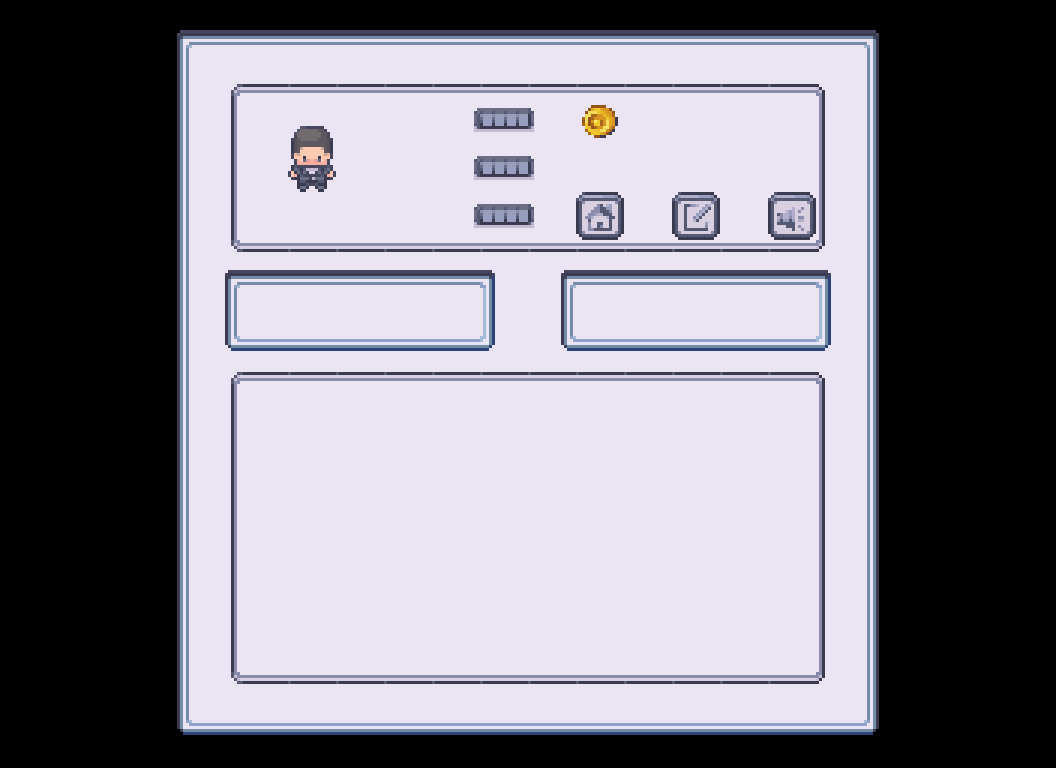

This game map was drawn from its Tiled (.tmx) file and the tilesets committed beside it. A one-line description and the full map source follow:
An orthogonal 22x16 tile map with 48x48 px tiles, 6 tile layers (Base, Bag-base, Stats-base, Choise_2, ...), 2 tilesets.

<map version="1.10" tiledversion="1.11.2" orientation="orthogonal" renderorder="right-down" width="22" height="16" tilewidth="48" tileheight="48" infinite="0" nextlayerid="11" nextobjectid="1">
 <tileset firstgid="1" source="tuile/ui2.tsx" />
 <tileset firstgid="1667" source="tuile/personnage.tsx" />
 <layer id="1" name="Base" width="22" height="16" locked="1">
  <data encoding="csv">
0,0,0,99,100,100,100,100,100,100,100,100,100,100,100,100,100,100,2147483747,0,0,0,
0,0,0,148,54,54,54,54,54,54,54,54,54,54,54,54,54,54,2147483796,0,0,0,
0,0,0,148,54,54,54,54,54,54,54,54,54,54,54,54,54,54,2147483796,0,0,0,
0,0,0,148,54,54,54,54,54,54,54,54,54,54,54,54,54,54,2147483796,0,0,0,
0,0,0,148,54,54,54,54,54,54,54,54,54,54,54,54,54,54,2147483796,0,0,0,
0,0,0,148,54,54,54,54,54,54,54,54,54,54,54,54,54,54,2147483796,0,0,0,
0,0,0,148,54,54,54,54,54,54,54,54,54,54,54,54,54,54,2147483796,0,0,0,
0,0,0,148,54,54,54,54,54,54,54,54,54,54,54,54,54,54,2147483796,0,0,0,
0,0,0,148,54,54,54,54,54,54,54,54,54,54,54,54,54,54,2147483796,0,0,0,
0,0,0,148,54,54,54,54,54,54,54,54,54,54,54,54,54,54,2147483796,0,0,0,
0,0,0,148,54,54,54,54,54,54,54,54,54,54,54,54,54,54,2147483796,0,0,0,
0,0,0,148,54,54,54,54,54,54,54,54,54,54,54,54,54,54,2147483796,0,0,0,
0,0,0,148,54,54,54,54,54,54,54,54,54,54,54,54,54,54,2147483796,0,0,0,
0,0,0,148,54,54,54,54,54,54,54,54,54,54,54,54,54,54,2147483796,0,0,0,
0,0,0,148,54,54,54,54,54,54,54,54,54,54,54,54,54,54,2147483796,0,0,0,
0,0,0,197,198,198,198,198,198,198,198,198,198,198,198,198,198,198,2147483845,0,0,0
</data>
 </layer>
 <layer id="5" name="Bag-base" width="22" height="16">
  <data encoding="csv">
0,0,0,0,0,0,0,0,0,0,0,0,0,0,0,0,0,0,0,0,0,0,
0,0,0,0,0,0,0,0,0,0,0,0,0,0,0,0,0,0,0,0,0,0,
0,0,0,0,0,0,0,0,0,0,0,0,0,0,0,0,0,0,0,0,0,0,
0,0,0,0,0,0,0,0,0,0,0,0,0,0,0,0,0,0,0,0,0,0,
0,0,0,0,0,0,0,0,0,0,0,0,0,0,0,0,0,0,0,0,0,0,
0,0,0,0,0,0,0,0,0,0,0,0,0,0,0,0,0,0,0,0,0,0,
0,0,0,0,0,0,0,0,0,0,0,0,0,0,0,0,0,0,0,0,0,0,
0,0,0,0,834,835,835,835,835,835,835,835,835,835,835,835,835,836,0,0,0,0,
0,0,0,0,883,884,884,884,884,884,884,884,884,884,884,884,884,885,0,0,0,0,
0,0,0,0,883,884,884,0,884,884,884,884,884,884,884,884,884,885,0,0,0,0,
0,0,0,0,883,884,884,884,884,884,884,884,884,884,884,884,884,885,0,0,0,0,
0,0,0,0,883,884,884,884,884,884,884,884,884,884,884,884,884,885,0,0,0,0,
0,0,0,0,883,884,884,884,884,884,884,884,884,884,884,884,884,885,0,0,0,0,
0,0,0,0,883,884,884,884,884,884,884,884,884,884,884,884,884,885,0,0,0,0,
0,0,0,0,932,933,933,933,933,933,933,933,933,933,933,933,933,934,0,0,0,0,
0,0,0,0,0,0,0,0,0,0,0,0,0,0,0,0,0,0,0,0,0,0
</data>
 </layer>
 <layer id="7" name="Stats-base" width="22" height="16">
  <data encoding="csv">
0,0,0,0,0,0,0,0,0,0,0,0,0,0,0,0,0,0,0,0,0,0,
0,0,0,0,0,0,0,0,0,0,0,0,0,0,0,0,0,0,0,0,0,0,
0,0,0,0,0,0,0,0,0,0,0,0,0,0,0,0,0,0,0,0,0,0,
0,0,0,0,0,0,0,0,0,0,0,0,0,0,0,0,0,0,0,0,0,0,
0,0,0,0,0,0,0,0,0,0,0,0,0,0,0,0,0,0,0,0,0,0,
0,0,0,0,0,0,0,0,0,0,0,0,0,0,0,0,0,0,0,0,0,0,
0,0,0,0,0,0,0,0,0,0,0,0,0,0,0,0,0,0,0,0,0,0,
0,0,0,0,834,835,835,835,835,835,835,835,835,835,835,835,835,836,0,0,0,0,
0,0,0,0,883,884,884,884,884,884,884,884,884,884,884,884,884,885,0,0,0,0,
0,0,0,0,883,884,884,0,884,884,884,884,884,884,884,884,884,885,0,0,0,0,
0,0,0,0,883,884,884,884,884,884,884,884,884,884,884,884,884,885,0,0,0,0,
0,0,0,0,883,884,884,884,884,884,884,884,884,884,884,884,884,885,0,0,0,0,
0,0,0,0,883,884,884,884,884,884,884,884,884,884,884,884,884,885,0,0,0,0,
0,0,0,0,883,884,884,884,884,884,884,884,884,884,884,884,884,885,0,0,0,0,
0,0,0,0,932,933,933,933,933,933,933,933,933,933,933,933,933,934,0,0,0,0,
0,0,0,0,0,0,0,0,0,0,0,0,0,0,0,0,0,0,0,0,0,0
</data>
 </layer>
 <layer id="10" name="Choise_2" width="22" height="16">
  <data encoding="csv">
0,0,0,0,0,0,0,0,0,0,0,0,0,0,0,0,0,0,0,0,0,0,
0,0,0,0,0,0,0,0,0,0,0,0,0,0,0,0,0,0,0,0,0,0,
0,0,0,0,0,0,0,0,0,0,0,0,0,0,0,0,0,0,0,0,0,0,
0,0,0,0,0,0,0,0,0,0,0,0,0,0,0,0,0,0,0,0,0,0,
0,0,0,0,0,0,0,0,0,0,0,0,0,0,0,0,0,0,0,0,0,0,
0,0,0,0,0,0,0,0,0,0,0,99,100,100,100,100,100,101,0,0,0,0,
0,0,0,0,0,0,0,0,0,0,0,148,149,149,149,149,149,150,0,0,0,0,
0,0,0,0,0,0,0,0,0,0,0,197,198,198,198,198,198,199,0,0,0,0,
0,0,0,0,0,0,0,0,0,0,0,0,0,0,0,0,0,0,0,0,0,0,
0,0,0,0,0,0,0,0,0,0,0,0,0,0,0,0,0,0,0,0,0,0,
0,0,0,0,0,0,0,0,0,0,0,0,0,0,0,0,0,0,0,0,0,0,
0,0,0,0,0,0,0,0,0,0,0,0,0,0,0,0,0,0,0,0,0,0,
0,0,0,0,0,0,0,0,0,0,0,0,0,0,0,0,0,0,0,0,0,0,
0,0,0,0,0,0,0,0,0,0,0,0,0,0,0,0,0,0,0,0,0,0,
0,0,0,0,0,0,0,0,0,0,0,0,0,0,0,0,0,0,0,0,0,0,
0,0,0,0,0,0,0,0,0,0,0,0,0,0,0,0,0,0,0,0,0,0
</data>
 </layer>
 <layer id="9" name="Choise_1" width="22" height="16">
  <data encoding="csv">
0,0,0,0,0,0,0,0,0,0,0,0,0,0,0,0,0,0,0,0,0,0,
0,0,0,0,0,0,0,0,0,0,0,0,0,0,0,0,0,0,0,0,0,0,
0,0,0,0,0,0,0,0,0,0,0,0,0,0,0,0,0,0,0,0,0,0,
0,0,0,0,0,0,0,0,0,0,0,0,0,0,0,0,0,0,0,0,0,0,
0,0,0,0,0,0,0,0,0,0,0,0,0,0,0,0,0,0,0,0,0,0,
0,0,0,0,99,100,100,100,100,100,101,0,0,0,0,0,0,0,0,0,0,0,
0,0,0,0,148,149,149,149,149,149,150,0,0,0,0,0,0,0,0,0,0,0,
0,0,0,0,197,198,198,198,198,198,199,0,0,0,0,0,0,0,0,0,0,0,
0,0,0,0,0,0,0,0,0,0,0,0,0,0,0,0,0,0,0,0,0,0,
0,0,0,0,0,0,0,0,0,0,0,0,0,0,0,0,0,0,0,0,0,0,
0,0,0,0,0,0,0,0,0,0,0,0,0,0,0,0,0,0,0,0,0,0,
0,0,0,0,0,0,0,0,0,0,0,0,0,0,0,0,0,0,0,0,0,0,
0,0,0,0,0,0,0,0,0,0,0,0,0,0,0,0,0,0,0,0,0,0,
0,0,0,0,0,0,0,0,0,0,0,0,0,0,0,0,0,0,0,0,0,0,
0,0,0,0,0,0,0,0,0,0,0,0,0,0,0,0,0,0,0,0,0,0,
0,0,0,0,0,0,0,0,0,0,0,0,0,0,0,0,0,0,0,0,0,0
</data>
 </layer>
 <layer id="2" name="Top-base" width="22" height="16">
  <data encoding="csv">
0,0,0,0,0,0,0,0,0,0,0,0,0,0,0,0,0,0,0,0,0,0,
0,0,0,0,834,835,835,835,835,835,835,835,835,835,835,835,835,836,0,0,0,0,
0,0,0,0,883,0,1670,0,0,360,409,362,1141,0,0,0,0,885,0,0,0,0,
0,0,0,0,883,0,1718,0,0,360,409,362,0,0,0,0,0,885,0,0,0,0,
0,0,0,0,883,0,0,0,0,360,409,362,766,0,960,0,913,885,0,0,0,0,
0,0,0,0,932,933,933,933,933,933,933,933,933,933,933,933,933,934,0,0,0,0,
0,0,0,0,0,0,0,0,0,0,0,0,0,0,0,0,0,0,0,0,0,0,
0,0,0,0,0,0,0,0,0,0,0,0,0,0,0,0,0,0,0,0,0,0,
0,0,0,0,0,0,0,0,0,0,0,0,0,0,0,0,0,0,0,0,0,0,
0,0,0,0,0,0,0,0,0,0,0,0,0,0,0,0,0,0,0,0,0,0,
0,0,0,0,0,0,0,0,0,0,0,0,0,0,0,0,0,0,0,0,0,0,
0,0,0,0,0,0,0,0,0,0,0,0,0,0,0,0,0,0,0,0,0,0,
0,0,0,0,0,0,0,0,0,0,0,0,0,0,0,0,0,0,0,0,0,0,
0,0,0,0,0,0,0,0,0,0,0,0,0,0,0,0,0,0,0,0,0,0,
0,0,0,0,0,0,0,0,0,0,0,0,0,0,0,0,0,0,0,0,0,0,
0,0,0,0,0,0,0,0,0,0,0,0,0,0,0,0,0,0,0,0,0,0
</data>
 </layer>
</map>
